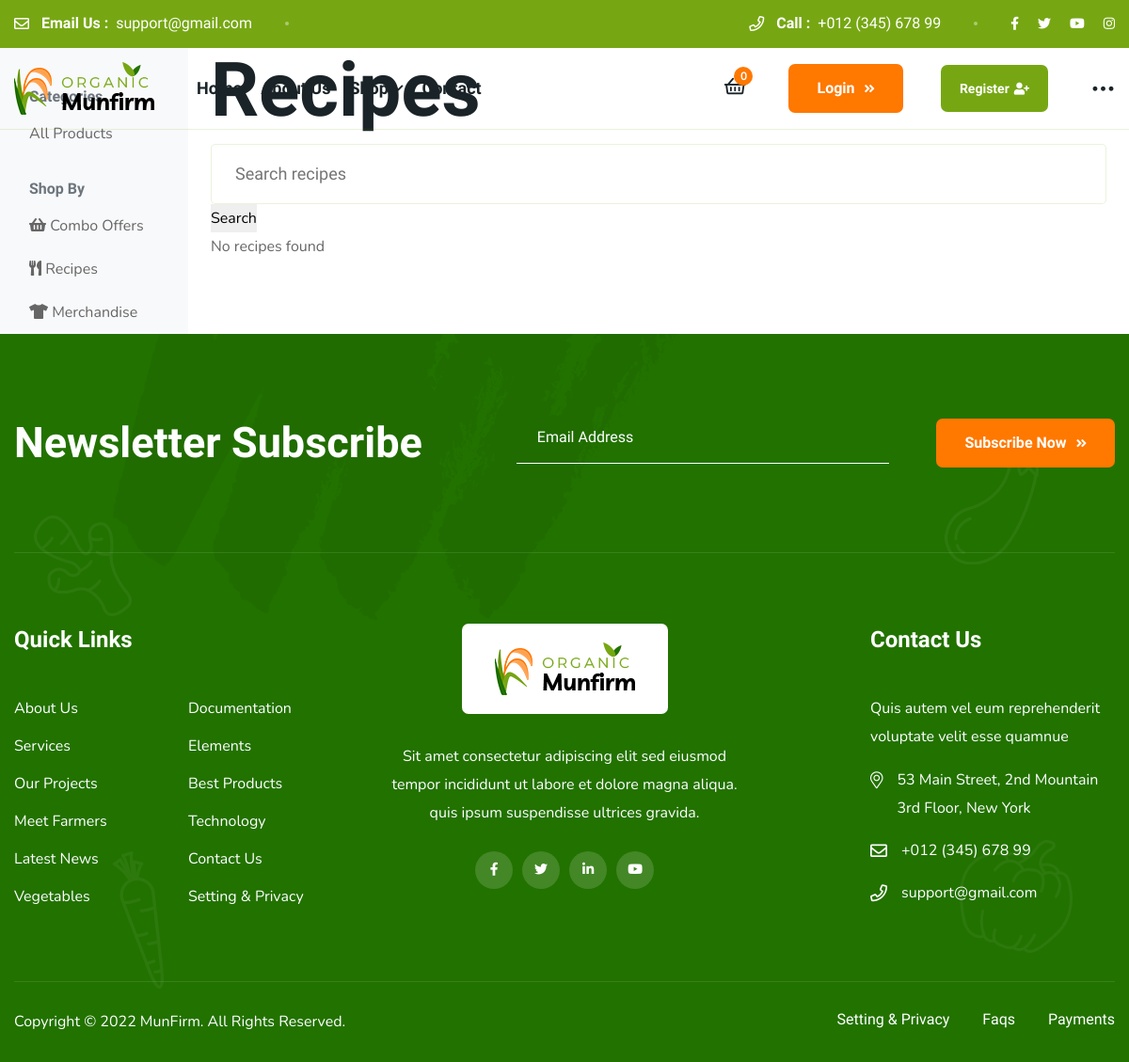
Page /products/recipes/ on the earlier database version.
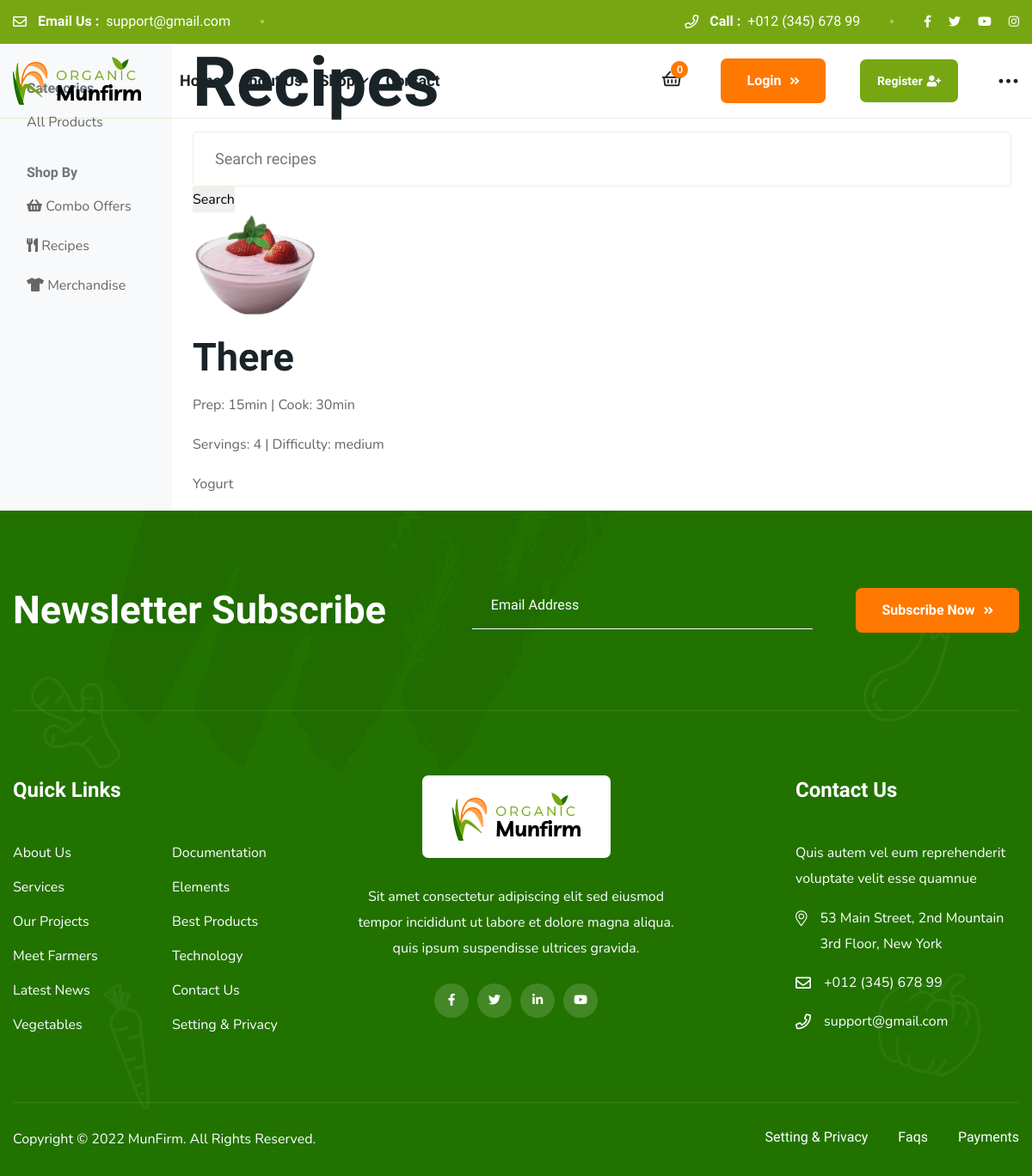
Same page on the later database version.
### products/models.py (models this page shows, shortened)
class Recipe(models.Model):
    recipe_id = models.CharField(max_length=50, unique=True, editable=False)
    title = models.CharField(max_length=200)
    slug = models.SlugField(max_length=200, unique=True)
    image = models.ImageField(upload_to=recipe_image_path)
    description = models.TextField(blank=True)
    instructions = models.TextField(help_text="Step-by-step cooking instructions")
    prep_time = models.PositiveIntegerField(help_text="Preparation time in minutes", default=15)
    cook_time = models.PositiveIntegerField(help_text="Cooking time in minutes", default=30)
    servings = models.PositiveIntegerField(default=4)
    difficulty = models.CharField(max_length=50, choices=[
        ('easy', 'Easy'),
        ('medium', 'Medium'),
        ('hard', 'Hard')
    ], default='medium')
    is_featured = models.BooleanField(default=False)
    is_active = models.BooleanField(default=True)
    created_at = models.DateTimeField(auto_now_add=True)
    updated_at = models.DateTimeField(auto_now=True)
    class Meta:
        ordering = ['-created_at']

### products/views.py (the view)
# urls.py: path('recipes/', views.RecipeListView.as_view(), name='recipe_list'),
class RecipeListView(ListView):
    model = Recipe
    template_name = 'products/recipe_list.html'
    context_object_name = 'recipes'
    paginate_by = 9
    def get_queryset(self):
        queryset = Recipe.objects.filter(is_active=True).prefetch_related('ingredients__product')
        search_query = self.request.GET.get('q')
        if search_query:
            queryset = queryset.filter(
                Q(title__icontains=search_query) |
                Q(description__icontains=search_query) |
                Q(instructions__icontains=search_query)
            )
        return queryset
    def get_context_data(self, **kwargs):
        context = super().get_context_data(**kwargs)
        context['title'] = 'Recipes'
        return context

### cart/context_processors.py (called while the page is built)
def cart_context(request):
    context = {}
    if request.user.is_authenticated:
        cart, created = Cart.objects.get_or_create(
            user=request.user,
            status='active',
            defaults={'session_key': request.session.session_key}
        )
        context['cart'] = cart
        context['cart_item_count'] = cart.get_item_count()
    else:
        if not request.session.session_key:
            request.session.create()
        session_key = request.session.session_key
        try:
            cart = Cart.objects.get(session_key=session_key, status='active')
        except Cart.DoesNotExist:
            cart = Cart.objects.create(session_key=session_key, status='active')
        context['cart'] = cart
        context['cart_item_count'] = cart.get_item_count()
    return context

### cart/models.py (called while the page is built)
    def get_item_count(self):
        return self.items.count()

### templates/products/recipe_list.html (shortened to what this page needs)
{% extends 'products/base.html' %}
{% block products_content %}
<h1>Recipes</h1>
<form method="get">
    <input type="text" name="q" value="{{ request.GET.q }}" placeholder="Search recipes">
    <button type="submit">Search</button>
</form>
{% for recipe in recipes %}
<div>
    <img src="{{ recipe.image.url }}" width="150">
    <h2><a href="{% url 'products:recipe_detail' recipe.slug %}">{{ recipe.title }}</a></h2>
    <p>Prep: {{ recipe.prep_time }}min | Cook: {{ recipe.cook_time }}min</p>
    <p>Servings: {{ recipe.servings }} | Difficulty: {{ recipe.difficulty }}</p>
    <p>{{ recipe.description|truncatewords:20 }}</p>
</div>
{% empty %}
<p>No recipes found</p>
{% endfor %}
{% endblock %}

Differences in the rows shown:
added Recipe: image (picture), title "There", prep_time "15", cook_time "30", servings "4", difficulty "medium", description "Yogurt"
Other differences:
text no longer shown: "No recipes found"
